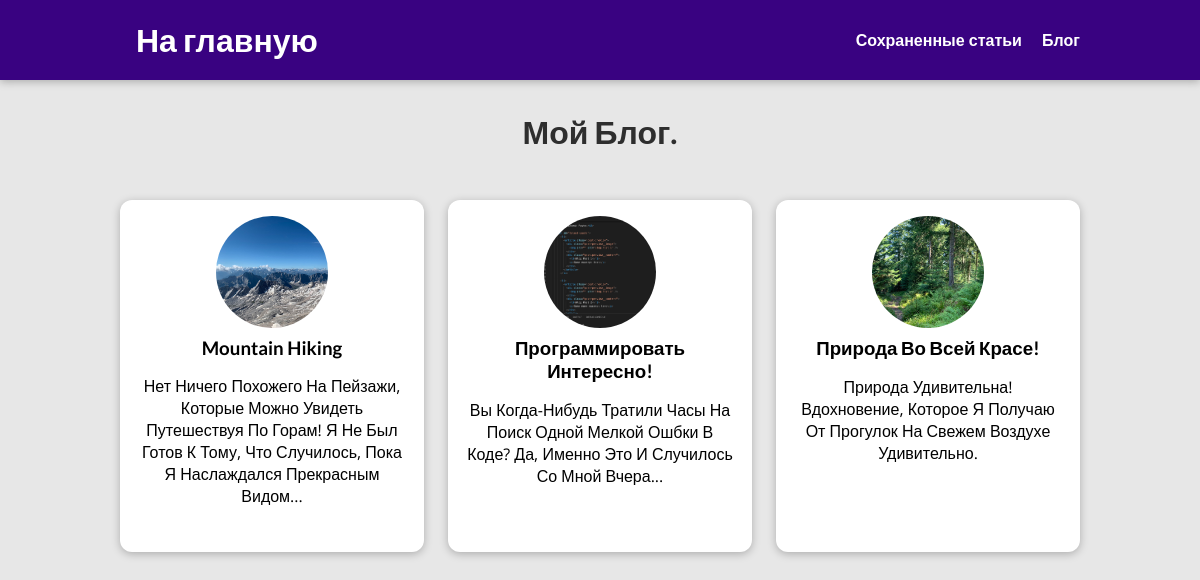
The app's page /blog, older data.
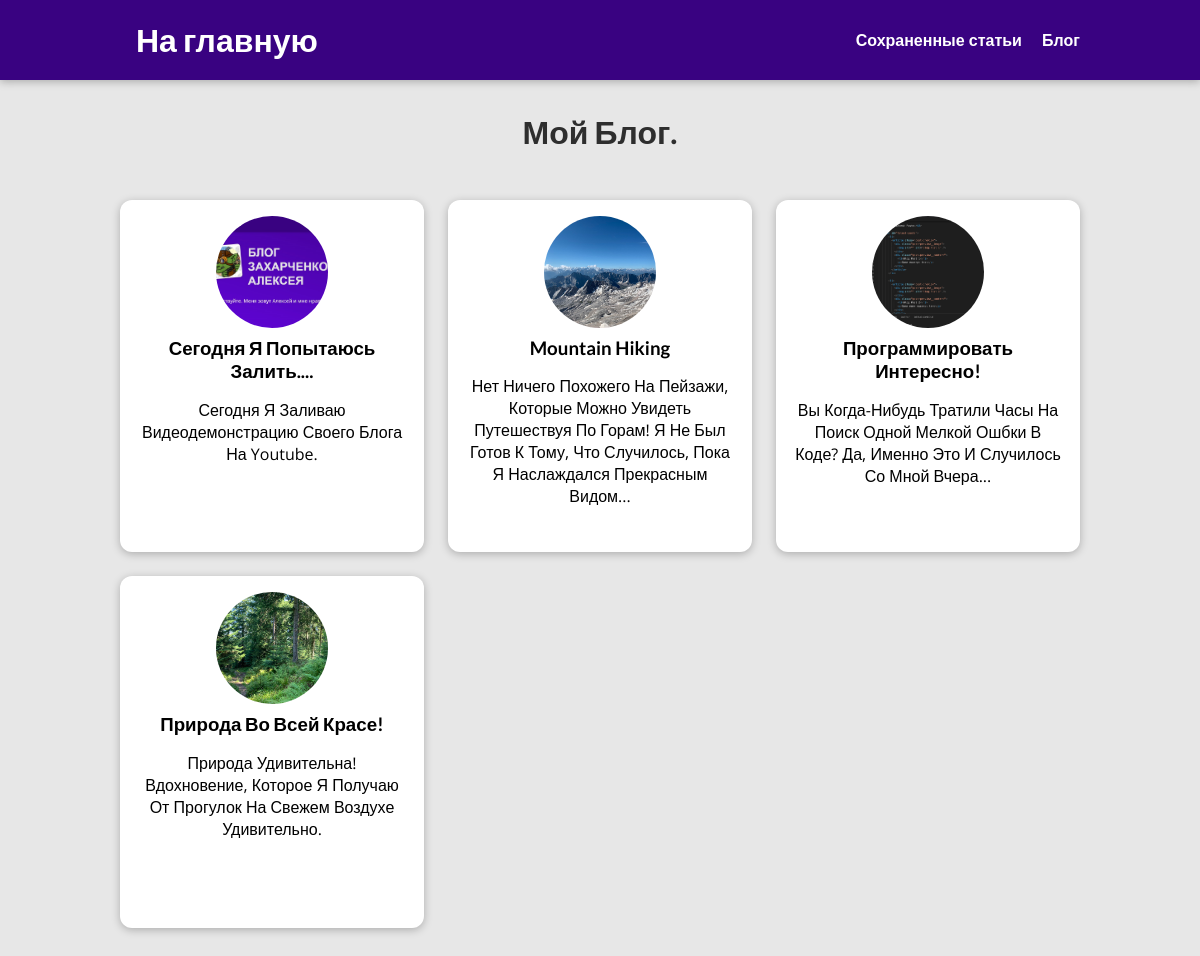
The same page, newer data.
### blog/models.py (models this page shows, shortened)
class Post(models.Model):
    author = models.ForeignKey(Author,null=True, on_delete=models.SET_NULL, related_name="posts")
    tag = models.ManyToManyField(Tag)
    title = models.CharField(max_length=150)
    excerpt = models.CharField(max_length=300)
    image = models.ImageField(upload_to = 'images', null = True)
    date = models.DateField(auto_now=True)
    slug = models.SlugField(unique=True, db_index=True)
    content = models.TextField(validators=[MinLengthValidator(10)])

### blog/views.py (the view)
# urls.py: path('blog', views.blog.as_view(), name = "blog"),
class blog(ListView):
    template_name = "blog/posts.html"
    model = Post
    ordering = ['-date']
    context_object_name = 'blog'

### blog/templates/blog/posts.html (shortened to what this page needs)
{% extends "base.html" %}
{% load static %}
{% block css %}
    <link rel="stylesheet" href=" {% static 'blog/post.css' %} ">
    <link rel="stylesheet" href="{%static 'blog/posts.css'%}">
{% endblock  %}
{% block body %}
    <section id='all-posts'>
        <h2>Мой Блог.</h2>
        <ul>
            {% for post in blog  %}
                {% include "blog/includes/post_preview.html" %}
            {% endfor %}
        </ul>
    </section>
{% endblock %}

### blog/templates/blog/includes/post_preview.html
<li>
    <article class="post">
        <a href="{% url 'article' post.slug %}">
            <img src="{{ post.image.url }}" alt="{{post.title |title}}" />
            <div class="post__content">
                <h3>{{ post.title | title}}</h3>
                <p>{{ post.excerpt |title}}
                </p>
            </div>
        </a>
    </article>
</li>

Row changes from the older to the newer data that the page shows:
added Post: image (picture), title "Сегодня Я Попытаюсь Залить....", excerpt "Сегодня Я Заливаю Видеодемонстрацию Своего Блога На Youtube."
